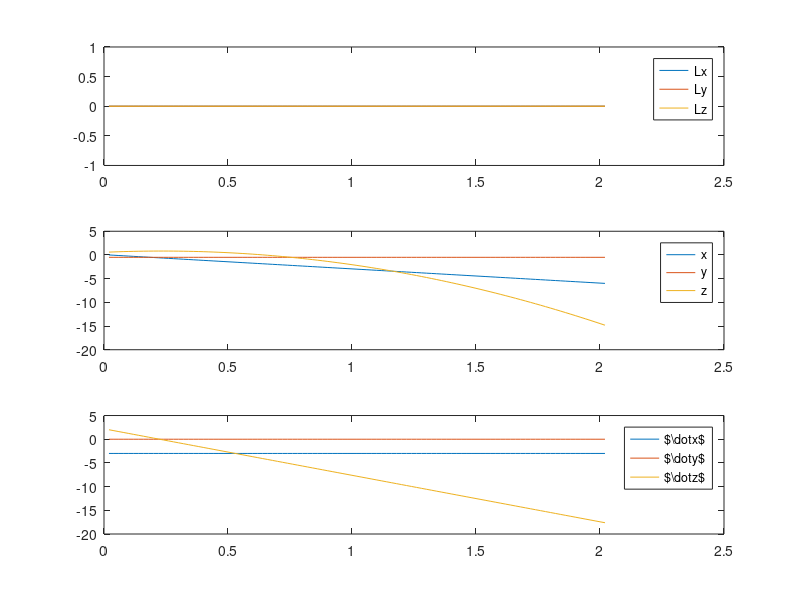
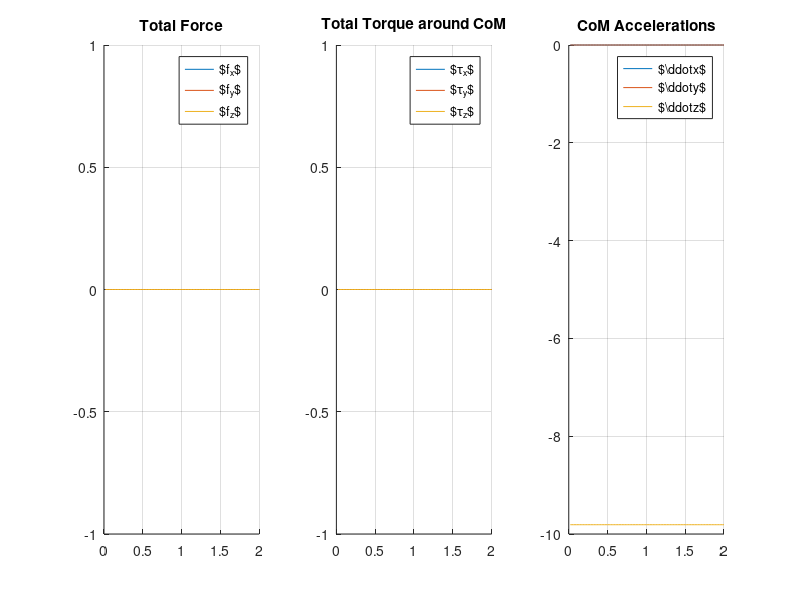
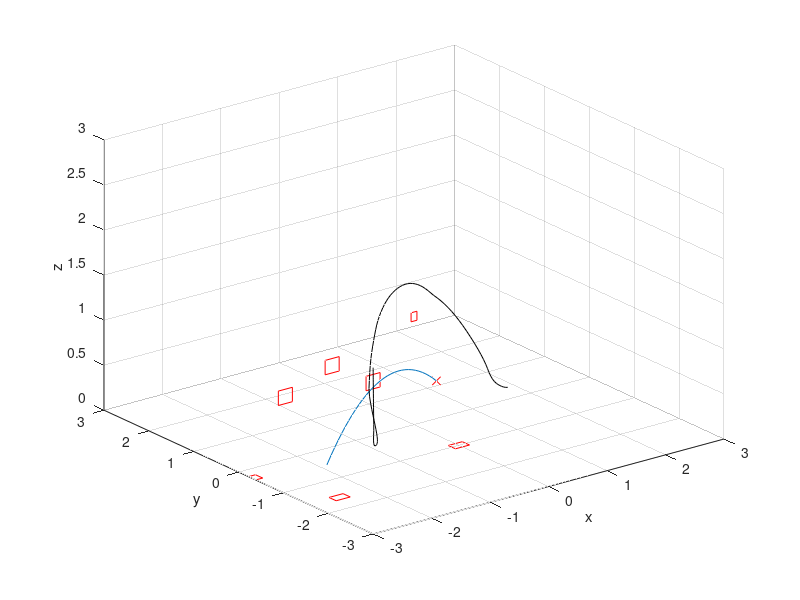
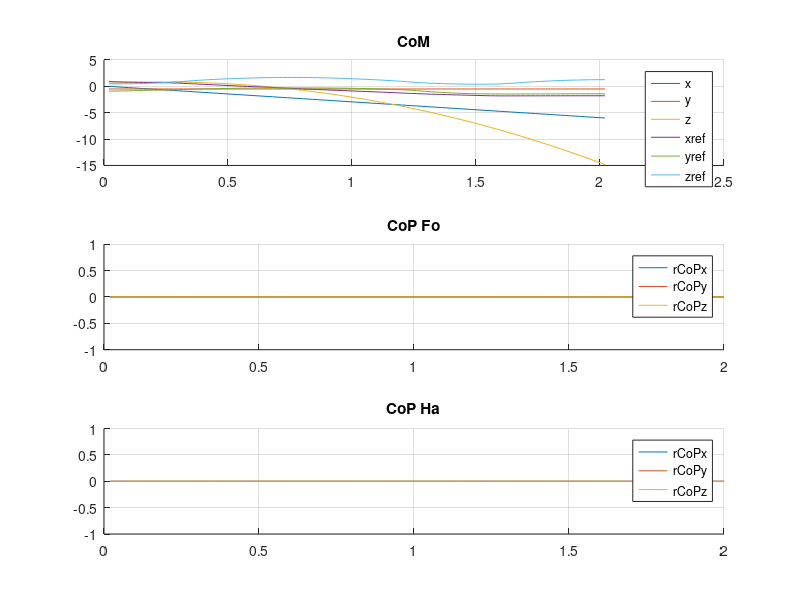

These charts were generated, in order, by the following MATLAB code:
%clc, clear all, close all
% PROBLEM SETUP, DO NOT CHANGE
tic
Xfo=0.12;
Yfo=0.08;
Xha=0.05;
Yha=0.05;
rfo=[0;-1;0];
rha=[0;0;1.2];
rfo1=[-0.7;0;0.6];
rfo2=[-1.4;0;0.9];
rfo3=[-2.2;0;0.7];
rfo4g=[-2.5;-1.6;0];
rfo5g=[-3;-0.3;0];

%rha=[0;0.5;1.6];
rpoi={rfo,rha,rfo1,rfo2,rfo3,rfo4g,rfo5g};
Xcell={Xfo,Xha,Xfo,Xfo,Xfo,Xfo,Xfo};
Ycell={Yfo,Yha,Yfo,Yfo,Yfo,Yfo,Yfo};
mcont=length(rpoi);
for irp=1:mcont
    Mrcr{irp}=cross(repmat(rpoi{irp},1,3),eye(3));
end


N = 100;

ActCont={[1;2];[2];[2;3];[3];[3;4];[4];[4;5];[5];[5;6];[6];[6;7]};
Nsw=round(linspace(0,100,length(ActCont)+1));

T=2*10^-2;
g=9.81;gv=[0;0;-g];
m=100;

M03=zeros(3);
Mgcr=cross(repmat(gv,1,3),eye(3));
Apre=[M03 -m*Mgcr M03;M03 M03 eye(3);M03 M03 M03];

Bpre=[];
for irp=1:length(rpoi)
    Bprecell{irp}=[Mrcr{irp} eye(3); M03 M03; 1/m*eye(3) M03];
    Bpre=[Bpre,Bprecell{irp}];
end


for delta=1:length(ActCont)
    Bpredelta{delta}=[];
    for irp=1:length(rpoi)
        if isempty(find(ActCont{delta}==irp))
            Bprecell{irp}=0*[Mrcr{irp} eye(3); M03 M03; 1/m*eye(3) M03];
        else
            Bprecell{irp}=[Mrcr{irp} eye(3); M03 M03; 1/m*eye(3) M03];
        end
    Bpredelta{delta}=[Bpredelta{delta},Bprecell{irp}];
    end
end
%%
nX=size(Apre,2);
nU=size(Bpre,2);
%
A_sys = eye(nX)+T*Apre;
B_sys = T*Bpre;


tfs=T*N;

L0 = [0;0;0];
r0 = [0;-0.5;0.6];%[-.4;-.6;1.1];%[0;-1.5;-1.5];
dr0= [-3;0;2];
rfd = (rfo4g+rfo5g)/2+[0;0;1];

cpre=[zeros(6,1);gv];%m*[Mgcr*rfd;zeros(6,1)];
c_sys = T*cpre;

Mdr0cr=cross(repmat(dr0,1,3),eye(3));

muf=3.5;
mupf=muf/sqrt(2);
muh=3.4;
muph=muh/sqrt(2);
rpoi={rfo,rha,rfo1,rfo2,rfo3,rfo4g,rfo5g};
mupv={mupf,muph,mupf,mupf,mupf,mupf,mupf};
Xlv={Xfo,Xha,Xfo,Xfo,Xfo,Xfo,Xfo};
Ylv={Yfo,Yha,Yfo,Yfo,Yfo,Yfo,Yfo};

pRf=[eye(3)];Rf=blkdiag(pRf,pRf);
pRh=[1 0 0; 0 0 -1; 0 1 0];Rh=blkdiag(pRh,pRh);
pRf1=pRh;Rf1=blkdiag(pRf1,pRf1);
pRf2=pRh;Rf2=blkdiag(pRf2,pRf2);
pRf3=pRh;Rf3=blkdiag(pRf3,pRf3);
pRf4g=pRf;Rf4g=blkdiag(pRf4g,pRf4g);
pRf5g=pRf;Rf5g=blkdiag(pRf5g,pRf5g);
Rcell={Rf,Rh,Rf1,Rf2,Rf3,Rf4g,Rf5g};
pRcell={pRf,pRh,pRf1,pRf2,pRf3,pRf4g,pRf5g};
nv{1}=pRf*[0;0;1];
nv{2}=pRh*[0;0;1];
nv{3}=pRf1*[0;0;1];
nv{4}=pRf2*[0;0;1];
nv{5}=pRf3*[0;0;1];
nv{6}=pRf4g*[0;0;1];
nv{7}=pRf5g*[0;0;1];
%pRv

for j=1:mcont
    mup=mupv{j};
    Xl=Xlv{j};
    Yl=Ylv{j};
Wcwcj{j}=[1 0 -mup 0 0 0
      -1 0 -mup 0 0 0
      0 1 -mup 0 0 0
      0 -1 -mup 0 0 0
      0 0 -1 0 0 0
      0 0 1 0 0 0
      0 0 -Yl 1 0 0 
      0 0 -Yl -1 0 0
      0 0 -Xl 0 1 0
      0 0 -Xl 0 -1 0
      Yl Xl -mup*(Xl+Yl) mup mup 1
      Yl -Xl -mup*(Xl+Yl) +mup -mup 1
      -Yl Xl -mup*(Xl+Yl) mup -mup 1
      -Yl -Xl -mup*(Xl+Yl) -mup -mup 1  
      Yl Xl -mup*(Xl+Yl) -mup -mup -1
      Yl -Xl -mup*(Xl+Yl) -mup +mup -1
      -Yl Xl -mup*(Xl+Yl) mup -mup -1
      -Yl -Xl -mup*(Xl+Yl) mup mup -1];
Wredj{j}=Wcwcj{1}*Rcell{j}';
bcwcredj{j}=zeros(size(Wredj{j},1),1);
end
bcwcredj{1}(6)=1.6*m*g;
bcwcredj{2}(6)=0.5*m*g;
bcwcredj{3}(6)=1.6*m*g;
bcwcredj{4}(6)=1.6*m*g;
bcwcredj{5}(6)=1.6*m*g;
bcwcredj{6}(6)=1.6*m*g;
bcwcredj{7}(6)=1.6*m*g;


%%
Wbcwc=[];
bbcwc=[];
for j=1:mcont
Wbcwc=blkdiag(Wbcwc,Wredj{j});
bbcwc=[bbcwc;bcwcredj{j}];
end

%%
load('xreft.mat')
rHf=xreft(1:3,:);
drHf=xreft(4:6,:);
% 
% MrHfcr=cross(repmat(rHf,1,3),eye(3));
% pQLHe=[eye(3) zeros(3) -m*MrHfcr];QLHe=transpose(pQLHe)*pQLHe;
al1=100000;
al2=1000;
al3=1;
% 
% QrHe=diag([0 0 0 1 1 1 0 0 0]);
% QdrHe=diag([0 0 0 0 0 0 1 1 1]);
% frHe=[zeros(3,1);-al2*rHf;-al3*drHf];
% %%
% 
% Qmp=diag([0 0 0 0 0 0 0 0 0]);%diag(kron(ones(1,3),[1 1000 1]));%eye(nX);%
% Qm=Qmp+al1*QLHe+al2*QrHe+al3*QdrHe;
% %%
% Rm=0.0000001*eye(nU);
% toc
% tic
% H = [kron(eye(N+1),zeros(size(Qm))), zeros(nX*(N+1),nU*N);zeros(nX*(N+1),nU*N)', kron(eye(N),Rm)];
% fqp = [zeros(nX*(N+1)+nU*N,1)];
% H = sparse(H);
% fqp = sparse(fqp);
% for i=1:(N+1)
%     tHe=T*(i-1);
%     H(nX*(i-1)+(1:nX),nX*(i-1)+(1:nX)) = eval(Qm);
%     fqp(nX*(i-1)+(1:nX),1) = eval(frHe);
% end


Rm=0.0000001*eye(nU);

H = [kron(eye(N+1),zeros(nX)), zeros(nX*(N+1),nU*N);zeros(nX*(N+1),nU*N)', kron(eye(N),Rm)];
fqp = [zeros(nX*(N+1)+nU*N,1)];
H = sparse(H);
fqp = sparse(fqp);
for i=1:(N+1)
    tHe=T*(i-1);
    MrHfcr=cross(repmat(rHf(:,i),1,3),eye(3));
    pQLHe=[eye(3) zeros(3) -m*MrHfcr];QLHe=transpose(pQLHe)*pQLHe;
    QrHe=diag([0 0 0 1 1 1 0 0 0]);
    QdrHe=diag([0 0 0 0 0 0 1 1 1]);
    H(nX*(i-1)+(1:nX),nX*(i-1)+(1:nX)) = al1*QLHe+al2*QrHe+al3*QdrHe;%al1*QLHe+al2*QrHe+al3*QdrHe;
    frHe=[zeros(3,1);-al2*rHf(:,i);-al3*drHf(:,i)];
    fqp(nX*(i-1)+(1:nX),1) = frHe;
end



toc
tic
%%
%fqp = [zeros(nX*(N+1)+nU*N,1)];
% bcwcred=zeros(size(Wred,1),1); bcwcred(6)=1.2*m*g;
% b3cwcred=bcwcred+Wred*([m*gv;-m*Mgcr*rfd]);

nWred=size(Wbcwc,1);
Wred=Wbcwc;
b3cwcred=bbcwc;%+Wred*([m*gv;-m*Mgcr*(rfd-rpoi{1});zeros(6,1)]);


Aqppre1 = [zeros(nWred*N,nX*(N+1)) kron(eye(N),Wred)];
bqppre1 = kron(ones(N,1),b3cwcred);
Aqppre2 = [kron(eye(N+1),[zeros(1,5) 1 zeros(1,3)]) zeros(N+1,nU*N)];
bqppre2 = kron(ones(N+1,1),1.6);

Aqppre3 = -[kron(eye(N+1),[zeros(1,5) 1 zeros(1,3)]) zeros(N+1,nU*N)];
bqppre3 = kron(ones(N+1,1),-0.4);

Aqppre4 = [kron(eye(N+1),[zeros(1,4) 1 zeros(1,4)]) zeros(N+1,nU*N)];
bqppre4 = kron(ones(N+1,1),-0.3);

Aqp = [Aqppre1;Aqppre2;Aqppre3;Aqppre4];
bqp = [bqppre1;bqppre2;bqppre3;bqppre4];

BB1=[];
for delta=1:length(ActCont)
   BB1=blkdiag(BB1,kron(eye(Nsw(delta+1)-Nsw(delta)),T*Bpredelta{delta}));
end
B1=[kron(eye(N),A_sys) zeros(nX*N,nX) BB1];

BMPC1=[eye(nX) zeros(nX,nX*N+nU*N)];
BMPC2=[zeros(nX*N,nX) eye(nX*N) zeros(nX*N,nU*N)]-B1;
BMPC3=[zeros(nX,nX*N) eye(nX) zeros(nX,nU*N)];
%BMPC4=[zeros(1,nX*(N+1)+nU*N) (nv{2})'];
%BMPC3=[zeros(3,nX*N) eye(nX/2) eye(nX/2) zeros(3,nU*N) zeros(nX/2,3)];

c1 = [L0+m*cross(r0,dr0);r0;dr0];
c2 = kron(ones(N,1),c_sys);%zeros(nX*N,1);
c3 = [zeros(3,1);rfd;zeros(3,1)];%zeros(nX/2,1);


f = [zeros(nX*(N+1)+nU*N,1)];
B = [BMPC1;BMPC2;BMPC3];
c = [c1;c2;c3];

options = optimset('Display','Off');
%[z,fval,exitflag,outp] = linprog(f,[Aqp],[bqp],B,c,[],[],[],options);
toc
tic
[z,fval,exitflag] = quadprog(H,fqp,Aqp,bqp,B,c,[],[],[],options);
toc
exitflag
%%
% SOLVE QP
options = optimset('Display','Off');
    %[z,fval,exitflag] = quadprog(H,f,Aqp,bqp,B,c,[],[],[],options);

rVt=[];
rccpI=[];
eFlag=[];
Voutp={};
Z={};
%nVjsplit=10;
% for thvj=linspace(-muph,muph,nVjsplit)%linspace(0,2*pi,nVjsplit)
% for phivj=linspace(-muph,muph,nVjsplit)%linspace(0,pi,nVjsplit)
%     tic
%     vj=[sin(phivj)*cos(thvj);sin(phivj)*sin(thvj);cos(phivj)];
%     %vj=[cos(thvj);0;sin(thvj)];
%     f = [zeros(nX*(N+1)+nU*N+3,1);1];
%     vj=[thvj;-1;phivj];
%     BMPC4=[zeros(1,nX*(N+1)+nU*N) vj' 0];
%     BMPC5=[zeros(3,nX-3) -eye(3) zeros(3,nX*(N-1)) zeros(3,nX-3) eye(3) zeros(3,nU*N) zeros(3) -vj];
%     
%     B = [BMPC1;BMPC2;BMPC3;BMPC4;BMPC5];
%     c = [c1;c2;c3;0;zeros(3,1)];
%     
%     lambbd = [zeros(nX*(N+1)+nU*N+3,1);1];
%     
%     [z,fval,exitflag,outp] = linprog(f,[Aqp],[bqp],B,c,[],[],[],options);
%     z(end)
%     %exitflag
% %     while(exitflag~=1 && exitflag~=-5)
% %         disp('Warning: Exitflag not 1')
% %         disp(exitflag)
% %         phivj=phivj+(pi/(2*nVjsplit))*(2*rand-1);thvj=thvj+(2*pi/(2*nVjsplit))*(2*rand-1);
% %     vj=[sin(phivj)*cos(thvj);sin(phivj)*sin(thvj);cos(phivj)];
% %     %vj=[cos(thvj);0;sin(thvj)];
% %     f = [zeros(nX*(N+1)+nU*N+3,1);1];
% %     
% %     BMPC4=[zeros(3,nX*(N+1)+nU*N) eye(3) -vj];
% %     B = [BMPC1;BMPC2;BMPC3;BMPC4];
% %     c = [c1;c2;c3;zeros(3,1)];
% %     
% %     [z,fval,exitflag,outp] = linprog(f,Aqp,bqp,B,c,[],[],[],options);
% %     end
%     Voutp{end+1}=outp;
%     Z{end+1}=z;
%     eFlag(end+1)=exitflag;
%     xtraj=z(1:nX*(N+1));
%     xtraj=reshape(xtraj,[nX N+1]);
%     pIfe2=xtraj(nX-2:nX,N+1)-xtraj(nX-2:nX,1);
%     %nv{2}'*pIfe2;
%     rccpI(:,end+1)=z((end-3):(end-1));
%     disp(rccpI(:,end)'*pIfe2)
%     rVt(:,end+1)=cross(nv{2},rccpI(:,end))/(nv{2}'*pIfe2);
%     toc
%     figure(1)
%     plot3(vj(1),vj(2),vj(3),'o'),hold on, grid on, drawnow
%     figure(8)
%     plot3(z(end-2),z(end-1),z(end),'o'),hold on, grid on, drawnow
% end
% end
%%
% figure(8)
% rVt1ef=find(eFlag>0);
% Fplot3(rccpI(1,rVt1ef),rccpI(2,rVt1ef),rccpI(3,rVt1ef),'ob'), hold on, grid on
% 
% figure(3);
% rVt1ef=find(eFlag>0);
% plot3(rVt(1,rVt1ef),rVt(2,rVt1ef),rVt(3,rVt1ef),'ob'), hold on, grid on
% rVtn1ef=find(eFlag<0);
% plot3(rVt(1,rVtn1ef),rVt(2,rVtn1ef),rVt(3,rVtn1ef),'or')
% rVtx=rVt(1,:);
% rVty=rVt(2,:);
% rVtz=rVt(3,:);
% axis([-10 10 -10 10 -10 10])
% kk=convhull(rVtx,rVty,rVtz);
% trisurf(kk,rVtx,rVty,rVtz);
%%
bcwcred=bbcwc;
for Vn=1:1%size(Z,2)
%z=Z{Vn};
u=z(nX*(N+1)+1:end);
u=reshape(u,[nU N]);
xtraj=z(1:nX*(N+1));
xtraj=reshape(xtraj,[nX N+1]);
%
zeta=u;%as%-[m*gv;-m*Mgcr*(rfd-rpoi{1});zeros(6,1)]*ones(1,N);


for j=1:mcont
taun=(sum(zeta((1:3)+6*(j-1),:).*zeta((4:6)+6*(j-1),:)))./(nv{j}'*zeta((1:3)+6*(j-1),:));
tau2P=zeta((4:6)+6*(j-1),:)-nv{j}*taun;
for i=1:N
    if norm(zeta((1:3)+6*(j-1),i))>0.001
    lambP(i)=-(cross(zeta((1:3)+6*(j-1),i),tau2P((1:3),i))/norm(zeta((1:3)+6*(j-1),i))^2)'*nv{j}/(nv{j}'*zeta((1:3)+6*(j-1),i));
    rP{j}(:,i)=rpoi{j}+cross(zeta((1:3)+6*(j-1),i),tau2P((1:3),i))/norm(zeta((1:3)+6*(j-1),i))^2+lambP(i)*zeta((1:3)+6*(j-1),i);
    else
    rP{j}(:,i)=rpoi{j};%[0;0;0]; 
    end
end
end

%
% %
Wgl=kron(eye(N),Wred);
Hol=Wgl*zeta(:)<kron(ones(N,1),bcwcred);
if isempty(find(Hol==0))
    disp('Inside CWC - Succed!')
else
    disp('Not inside CWC')
    max(Wgl*zeta(:)-kron(ones(N,1),bcwcred))
end
% 
% [~,Sm]=lqr(Apre,Bpre,Qm,Rm);
% K=lqr(Apre,Bpre,Sm,0.001*diag([1 1 1 1 1 1]));

x(:,1)=[L0;r0;dr0];
x(:,1)=x(:,1);%+0.03*x(:,1).*(2*rand(nX,1)-1);
% x(:,1)=[
%          0
%          0
%          0
%    -0.4049
%    -0.5956
%     1.1282
%     2.0349
%     2.0750
%    -1.0025];
Tottorq=[];
Totf=[];
for i=1:N
%     xm=[x(1:3,i)-m*cross(x(4:6,i),x(7:9,i));x(4:6,i);x(7:9,i)]-[zeros(3,1);rfd;zeros(3,1)];
%     v4lamfeed=(Wred*u(:,i)-b3cwcred)./(Wred*K*(xm-xtraj(:,i)));
%     lambfeed(i)=min(min(v4lamfeed(find(v4lamfeed>0))),1)*1;%1;%
%     uc(:,i)=u(:,i)-lambfeed(i)*K*(xm-xtraj(:,i));%lambfeed(i)*
%     zetac(:,i)=uc(:,i)-[m*gv;-m*Mgcr*(rfd-rpoi{1})];
    deltai=min(find((i<=Nsw)))-1;
    zetac(:,i)=zeta(:,i);
    totf=0;
    for jm=ActCont{deltai}'
        totf=totf+zetac((1:3)+6*(jm-1),i);
    end
    
    ddx4p(:,i)=1/m*(totf)+gv;
    tottorq=0;
    for jm=ActCont{deltai}'
        tottorq=tottorq+zetac((4:6)+6*(jm-1),i)-cross(x(4:6,i)-rpoi{jm},zetac((1:3)+6*(jm-1),i));
    end
    Tottorq(:,i)=tottorq;
    Totf(:,i)=totf;
    
    
    x(:,i+1)=x(:,i)+T*[tottorq;x(7:9,i);ddx4p(:,i)];%A_sys*x(:,i)+B_sys*u(:,i);
%     if max(Wred*zetac(:,i)>bcwcred)==1
%         disp('error')
%         break
%     end
end
xreft=x(4:end,:);
save('xreft','xreft')

rCMP=x(4:6,1:N)-(ones(3,1)*((nv{1}'*x(4:6,1:N))./(nv{1}'*zeta(1:3,:)))).*zeta(1:3,:);

%plot(x')
figure(1)
subplot(311)
plot(T*(1:size(x,2)),x(1:3,:)')
legend('Lx','Ly','Lz')
subplot(312)
plot(T*(1:size(x,2)),x(4:6,:)')
legend('x','y','z')
subplot(313)
plot(T*(1:size(x,2)),x(7:9,:)')
legend('$\dot{x}$','$\dot{y}$','$\dot{z}$')
%
figure(2)
subplot(131)
title('Total Force'),hold on, grid on
plot(T*(1:size(u,2)),Totf)
legend('$f_x$','$f_y$','$f_z$')
subplot(132)
title('Total Torque around CoM'),hold on, grid on
plot(T*(1:size(u,2)),Tottorq)
legend('$\tau_x$','$\tau_y$','$\tau_z$')
subplot(133)
title('CoM Accelerations'),hold on, grid on
plot(T*(1:size(u,2)),ddx4p(1:3,:)')
legend('$\ddot{x}$','$\ddot{y}$','$\ddot{z}$')
%%
figure(3)
plot3(x(4,:),x(5,:),x(6,:)); hold on, grid on
plot3(x(4,1),x(5,1),x(6,1),'xr')
plot3(x(4,end),x(5,end),x(6,end),'ok')

for j=1:mcont
R4pha=pRcell{j}*[[Xcell{j} Xcell{j} -Xcell{j} -Xcell{j} Xcell{j}];[Ycell{j} -Ycell{j} -Ycell{j} Ycell{j} Ycell{j}];zeros(1,5)]+rpoi{j}*ones(1,5);
plot3(R4pha(1,:),R4pha(2,:),R4pha(3,:),'r')
end

axis([-3 3 -3 3 0 3])

tHe=[0:T:T*N];
plot3(rHf(1,:),rHf(2,:),rHf(3,:),'k'); hold on, grid on
%%
%pause
for j=1:mcont
plot3(rP{j}(1,:),rP{j}(2,:),rP{j}(3,:),'g');
quiver3(rP{j}(1,:),rP{j}(2,:),rP{j}(3,:),zeta(1+6*(j-1),:),zeta(2+6*(j-1),:),zeta(3+6*(j-1),:),100)
end
%plot3(rCMP(1,:),rCMP(2,:),rCMP(3,:),'r');
%pause
% for i=1:N
% plot3(x(4,i),x(5,i),x(6,i),'bx');
% plot3(rP(1,i),rP(2,i),rP(3,i),'bx');
% plot3(rCMP(1,i),rCMP(2,i),rCMP(3,i),'ro');
% %pause
% end
%plot3(rCMP(1,:),rCMP(2,:),rCMP(3,:),'r');
xlabel('x')
ylabel('y')
zlabel('z')
%
figure(4)
subplot(311)
title('CoM'),hold on, grid on
plot(T*(1:size(x,2)),x(4:6,:)')

tHe=[0:T:T*N];
plot(T*(1:size(x,2)),rHf(1:3,:)')
legend('x','y','z','xref','yref','zref')

subplot(312)
title('CoP Fo'),hold on, grid on
plot(T*(1:size(rP{1},2)),rP{1}(1:3,:)'-(rpoi{1}*ones(1,size(rP{1},2)'))');
legend('rCoPx','rCoPy','rCoPz')
subplot(313)
title('CoP Ha'),hold on, grid on
plot(T*(1:size(rP{2},2)),rP{2}(1:3,:)'-(rpoi{2}*ones(1,size(rP{2},2)'))');
legend('rCoPx','rCoPy','rCoPz')
%
figure(5)
subplot(131)
title('Total Force Foot'),hold on, grid on
plot(T*(1:size(u,2)),(zeta(1:3,:))')
legend('$f_x$','$f_y$','$f_z$')
subplot(132)
title('Total Force Hand'),hold on, grid on
plot(T*(1:size(u,2)),(zeta(7:9,:))')
legend('$f_x$','$f_y$','$f_z$')
% title('CMP'),hold on, grid on
% plot(T*(1:size(rP,2)),rCMP(1:3,:)')
% legend('rCMPx','rCMPy','rCMPz')
% figure(5) 
% title('$\lambda$ Feedback'),hold on, grid on
% plot(T*(1:size(lambfeed,2)),lambfeed)
% legend('$\lambda$')
figure(3)
drawnow
end